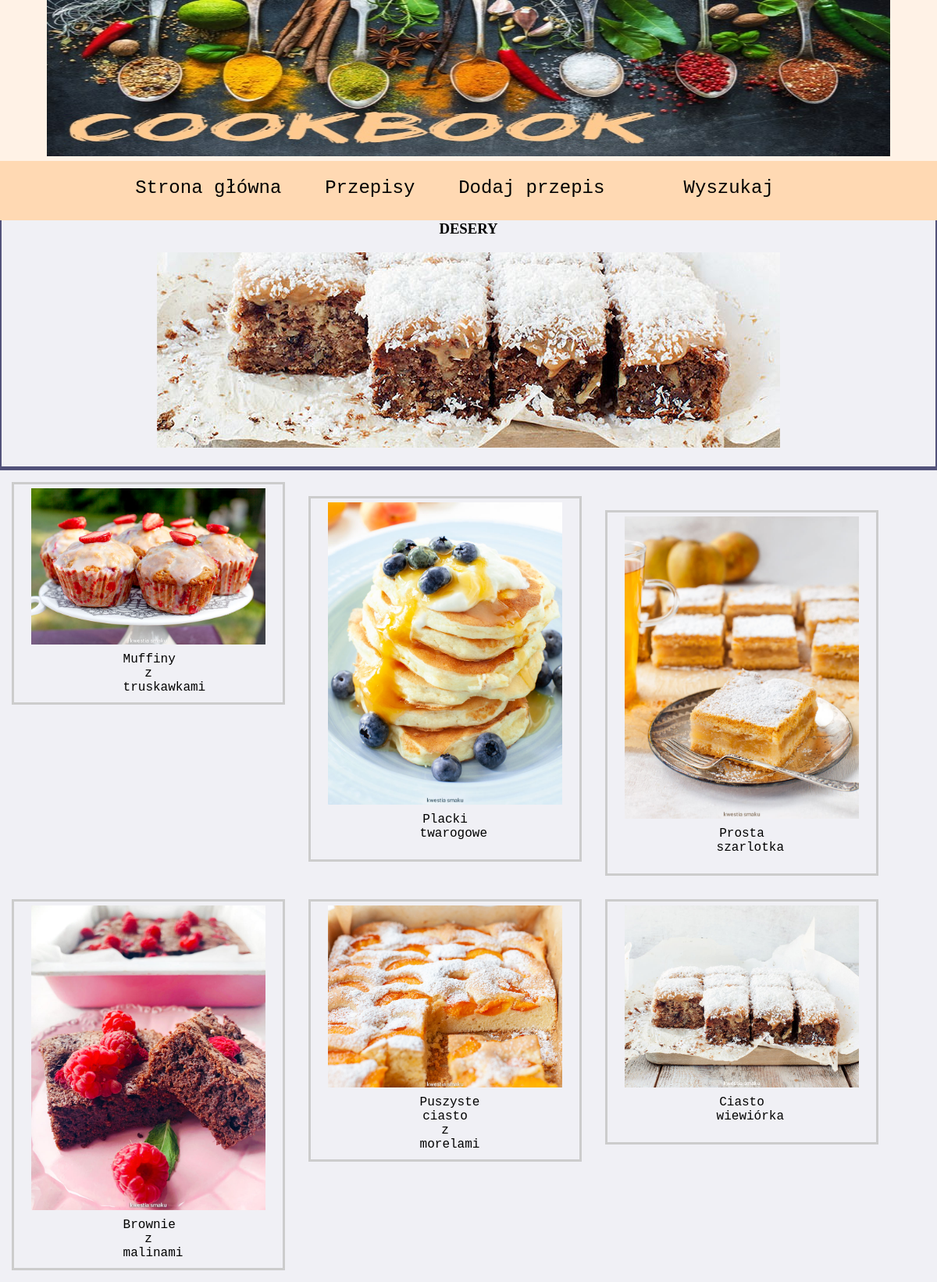
The app's page /desery.php with its own data.
### tables this page shows
CREATE TABLE `przepis` (
  `id` int(11) UNSIGNED NOT NULL,
  `kategoria` text NOT NULL,
  `nazwa_przepisu` text NOT NULL,
  `przygotowanie` text NOT NULL,
  `skladniki` varchar(1500) NOT NULL,
  `photo` varchar(40) NOT NULL
);

### desery.php (the view, shortened to what this page needs)
<!DOCTYPE html>
<head>
<link rel="stylesheet" href="subpagestyle.css">
<link rel="stylesheet" href="mainstyle.css">
</head>
<body>
<header>
  <img src="front2.jpg" alt="front" style="height:200px;width:90%;"/>
</header>
<section>
  <nav>
     <a href="index.php">Strona główna</a>
     <div class="dropdown">
  <button class="dropbtn">Przepisy</button>
</div>
     <a href="addRecipe.php">Dodaj przepis</a>
      <a href="wynik.php">Wyszukaj</a>
  </nav>
      <article>
        <h1>DESERY</h1>
        <img src="desery2.jpg" />
    </article>
    <?php
    require_once 'connection.php';
$conn = new mysqli($servername, $username, $password, $dbname);
$conn->set_charset("utf8");
$sql = "SELECT id, nazwa_przepisu,photo FROM przepis WHERE kategoria= 'desery'";
$result = $conn->query($sql);
if ($result->num_rows > 0) {
    while($row = $result->fetch_assoc()) {
        echo "<div class='recipes'>";
         if(!empty($row['photo'])){
         echo "<img src='obrazy/".$row['photo']."' width='400'/>";}
        echo  "<div class='desc'>". "<a href=post.php?id=" . $row["id"] . ">" . $row["nazwa_przepisu"] . "</a>" ;
        echo "</div>";
        echo "</div>"."</br>";
    }
}
?>
</section>
    </body>
</html>

### subpagestyle.css (style rules this page uses)
* { box-sizing: border-box; }
body { background-color: #f0f0f5; margin: 0; font-family: Courier New; }
header { float: left; background-color: #577284; color: white; font-size: 20px; text-align: center; font-family:Courier New; width: 100%; }
nav { float: left; width: 100%; height: 100%; font-size: 150%; background: #ffd9b3; padding: 0px; }
.dropbtn { background-color: lightslategray; color: white; padding: 16px; font-size: 16px; border: none; }
.dropdown { position: relative; display: inline-block; }
article { border: 3px solid #ccc; text-align: center; font-family:Courier New; }
div.recipes { margin: 15px; border: 3px solid #ccc; float:left; width: 350px; text-align: center; padding: 5px; }
div.recipes img { width: 90%; height: auto; }
div.desc { padding: 5px; text-align: center; }

### mainstyle.css (style rules this page uses)
* { box-sizing: border-box; }
body { background-color: #f0f0f5; margin: 0; font-family: Courier New; }
header { float: left; background-color: #fff2e6; color: black; font-size: 20px; text-align: center; font-family:Courier New; width: 100%; }
nav { float: left ; width: 100%; height: 100%; font-size: 150%; background: #ffd9b3; padding: 5px; text-align: center; }
a:link, a:visited { color: black; width: 20%; text-decoration: none; height: 50px; display:inline-block; }
.dropbtn { background-color: #ffd9b3; color: black; padding: 16px; font-size: 100%; border: none; font-family: Courier New; }
.dropdown { position: relative; display: inline-block; font-family: Courier New; }
article { font-family: Bradley Hand, cursive; text-align:center; background-color: #f0f0f5; padding: 20px; padding-top:10px; width: 100%; border-left: 2px solid #52527a; border-right: 2px solid #52527a; border-top: 5px solid #52527a; border-bottom: 5px solid #52527a; }

### records on screen
przepis: photo (picture), nazwa_przepisu "Muffiny z truskawkami"
przepis: photo (picture), nazwa_przepisu "Placki twarogowe"
przepis: photo (picture), nazwa_przepisu "Prosta szarlotka"
przepis: photo (picture), nazwa_przepisu "Brownie z malinami"
przepis: photo (picture), nazwa_przepisu "Puszyste ciasto z morelami"
przepis: photo (picture), nazwa_przepisu "Ciasto wiewiórka"
